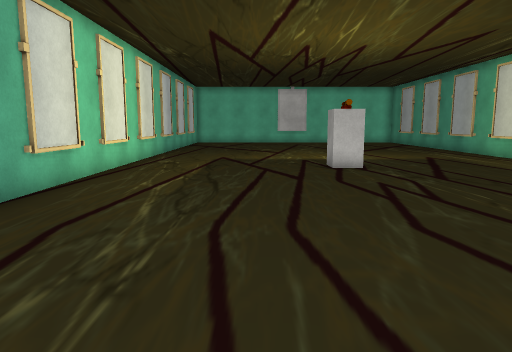
[1] (above)

12 first-person views from a walk through a scene from a Unity 3-D project. The camera is 1.4 m above the floor, tilts 8° down and sees 70° across. The floor is counted in squares, 1 m on a side. Each view is taken from the middle of a square. On the plan, view 1 faces up. The plan holds only what a view shows up to about 16 squares ahead; the rest is blank. The place goes on beyond the plan. The player is left out. Door leaves are left out, so doorways stand open. Some surface patterns are stand-ins.

[2]
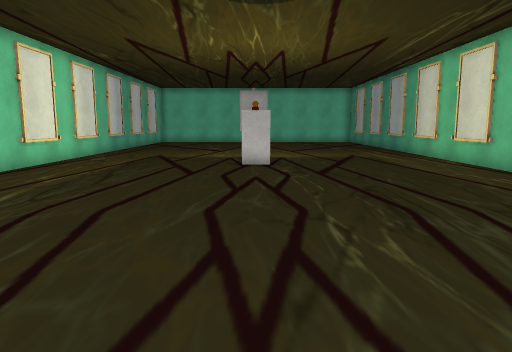

[3]
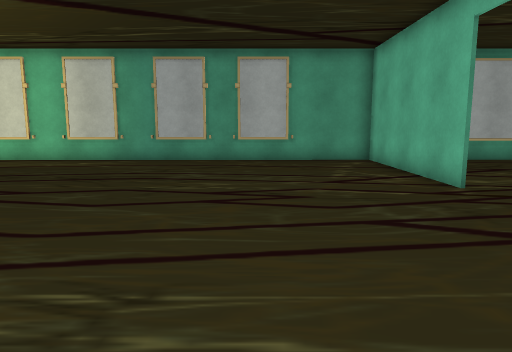

[4]
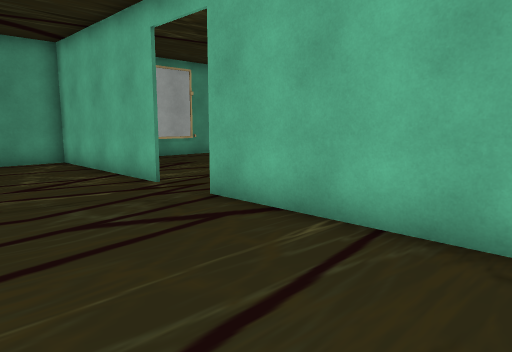

[5]
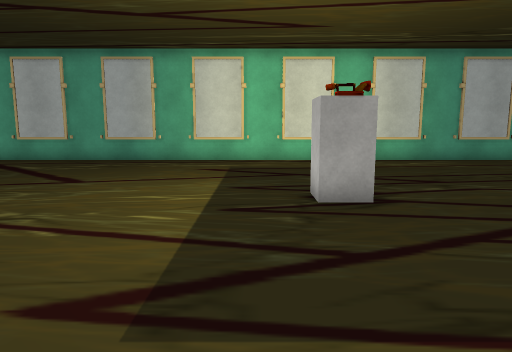

[6]
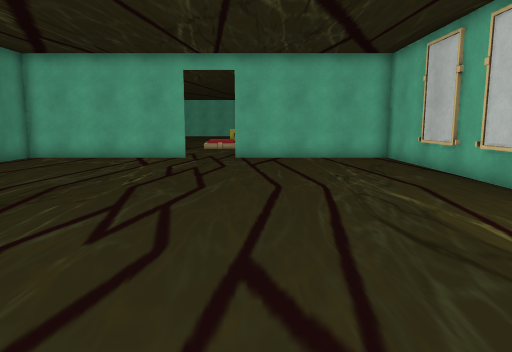

[7]
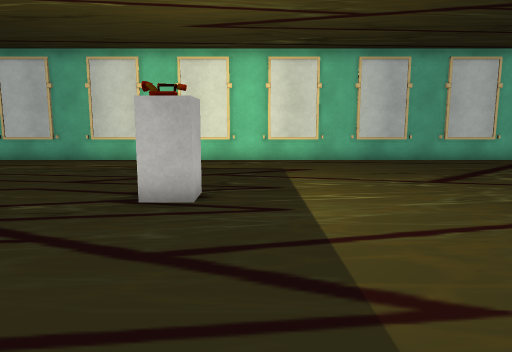

[8]
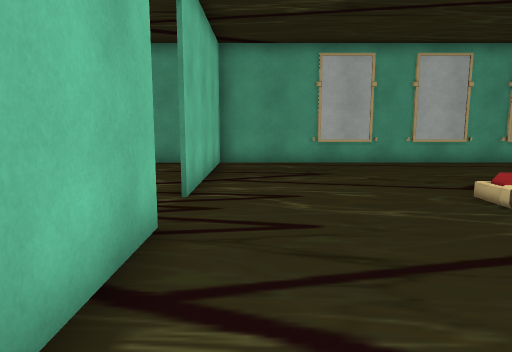

[9]
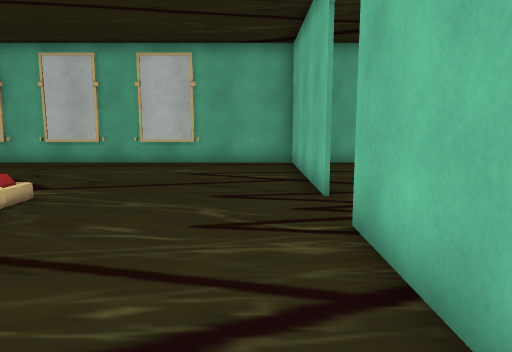

[10]
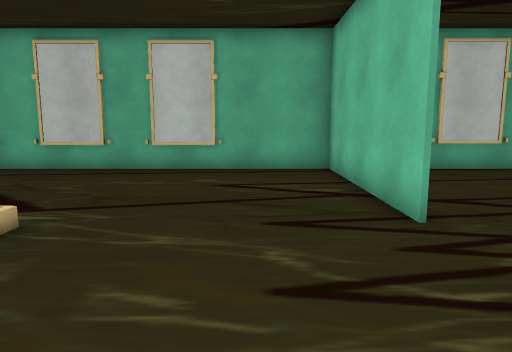

[11]
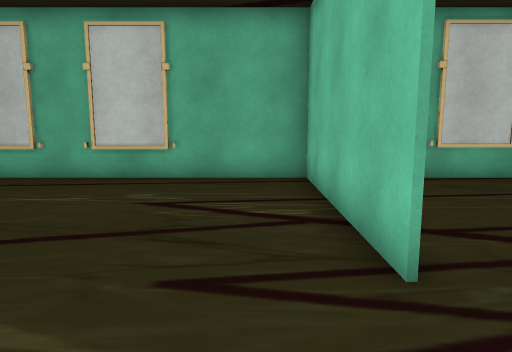

[12]
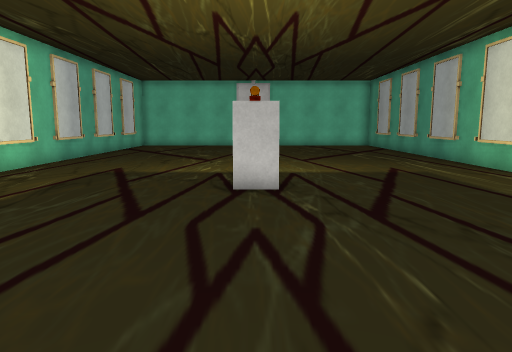

### Floor plan
Points are (right, up) in squares from view 1. A wall is a line through its corners. A room is listed if a view was taken in it or the views show most of it. See-through windows are left out.
Room 1 (views 1, 2, 3, 4, 5, 6, 7, 12)
walls: (4, -2.6) (10.6, -2.6); (-4.6, 20.5) (-4.6, -3); (-4.8, -2.6) (2, -2.6); (10.6, -2.9) (10.6, 20.5)
ways out: open door at (3, -3) to room 2
objects: block (3, 12) to (3, 13)
Room 2 (views 8, 9, 10, 11)
walls: (2, -2.6) (-4.6, -2.6); (10.6, -10.6) (10.6, -2.9); (-4.6, -3) (-4.6, -10.5); (10.6, -2.6) (4, -2.6)
ways out: open door at (3, -3) to room 1

Positions as (right, up) in squares from view 1, and headings:
1: (0, 0), facing up
2: (3, -1), facing up
3: (-4, 2), facing right
4: (-4, 2), facing down-right
5: (-4, 14), facing right
6: (1, 13), facing down
7: (10, 14), facing left
8: (-3, -4), facing right
9: (9, -4), facing left
10: (7, -5), facing left
11: (5, -4), facing left
12: (3, 4), facing up
